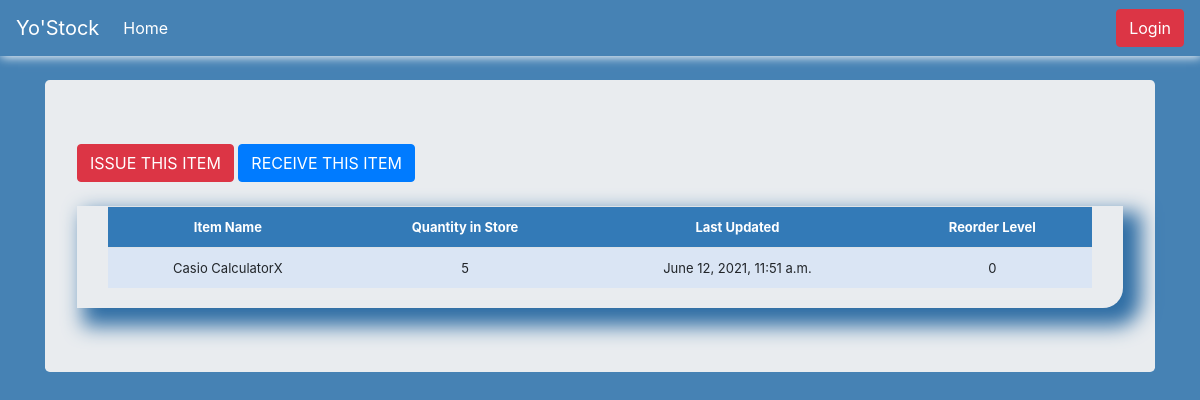
The app's page /stock_detail/5 with its own data.
### stockmg/models.py (models this page shows, shortened)
class Stock(models.Model):
    category = models.ForeignKey(Category, on_delete=models.CASCADE, blank=True)
    item_name = models.CharField(max_length=50, blank=True, null=True)
    quantity = models.IntegerField(default=0, blank=True, null=True)
    receive_quantity = models.IntegerField(default=0, blank=True, null=True)
    receive_by = models.CharField(max_length=50, blank=True, null=True)
    issue_quantity = models.IntegerField(default=0, blank=True, null=True)
    issue_by = models.CharField(max_length=50, blank=True, null=True)
    issue_to = models.CharField(max_length=50, blank=True, null=True)
    phone_number = models.CharField(max_length=50, blank=True, null=True)
    created_by = models.CharField(max_length=50, blank=True, null=True)
    reorder_level = models.IntegerField(default=0, blank=True, null=True)
    last_updated = models.DateTimeField(auto_now_add=False, auto_now=True)
    timestamp = models.DateTimeField(auto_now_add=True, auto_now=False)

### stockmg/views.py (the view)
# urls.py: path('stock_detail/<str:pk>', views.stock_detail, name='stock_detail'),
def stock_detail(request, pk):
    QuerySet = Stock.objects.get(id=pk)
    context = {
        "QuerySet" : QuerySet
    }
    return render(request, 'stock_detail.html', context)

### stockmg/templates/stock_detail.html (shortened to what this page needs)
{% include 'navbar.html' %}
{% load crispy_forms_tags %}
{% load static %}
<link href="{% static 'css/stylesheet.css' %}" rel="stylesheet">
<!doctype html>
<html lang="en">
  <head>
  </head>
  <body>
<main role="main" class="container">
  <div class="jumbotron my-4">
    <a href="{% url 'issue_items' QuerySet.id %}"><div class="btn btn-danger">ISSUE THIS ITEM</div></a>
    <a href="{% url 'receive_items' QuerySet.id %}"><div class="btn btn-primary">RECEIVE THIS ITEM</div></a>
    <br><br>
    <div class="display_table">
      <table class="table">
        <tr>
          <th>Item Name</th>
          <th>Quantity in Store</th>
          <th>Last Updated</th>
          <th>Reorder Level</th>
        </tr>
        <tr>
          <td>{{QuerySet.item_name}}</td>
          <td>{{QuerySet.quantity}}</td>
          <td>{{QuerySet.last_updated}}</td>
          <td>{{QuerySet.reorder_level}}</td>
        </tr>
      </table>
    </div>
    </div>
</main>
  </body>
</html>

### stockmg/static/css/stylesheet.css (style rules this page uses)
body { background-color: wheat; }

### stockmg/templates/stock_detail.html (style rules this page uses)
.display_table { border-bottom-right-radius : 20px; padding-left : 5px; padding-right : 5px; padding-bottom : 20px; box-shadow : 12px 12px 20px 6px #2e6da4; }
.table { font-size: 13px; text-align: center; width: 95%; margin: auto; }
.table tr:nth-child(odd) { background: #BBCAEA; }
.table tr:nth-child(even) { background: #dae5f4; }
th { background-color: #337ab7; color: white; }

### records on screen
Stock: item_name "Casio CalculatorX", quantity "5", last_updated "June 12, 2021, 11:51 a.m.", reorder_level "0"
